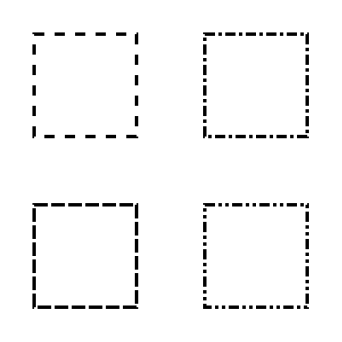

Write Python code to recreate this figure.
#!/usr/bin/env python3
# -*- coding: utf-8 -*-

# Copyright (c) 2014 Jérémie DECOCK (http://www.jdhp.org)

# Permission is hereby granted, free of charge, to any person obtaining a copy
# of this software and associated documentation files (the "Software"), to deal
# in the Software without restriction, including without limitation the rights
# to use, copy, modify, merge, publish, distribute, sublicense, and/or sell
# copies of the Software, and to permit persons to whom the Software is
# furnished to do so, subject to the following conditions:

# The above copyright notice and this permission notice shall be included in
# all copies or substantial portions of the Software.
 
# THE SOFTWARE IS PROVIDED "AS IS", WITHOUT WARRANTY OF ANY KIND, EXPRESS OR
# IMPLIED, INCLUDING BUT NOT LIMITED TO THE WARRANTIES OF MERCHANTABILITY,
# FITNESS FOR A PARTICULAR PURPOSE AND NONINFRINGEMENT. IN NO EVENT SHALL THE
# AUTHORS OR COPYRIGHT HOLDERS BE LIABLE FOR ANY CLAIM, DAMAGES OR OTHER
# LIABILITY, WHETHER IN AN ACTION OF CONTRACT, TORT OR OTHERWISE, ARISING FROM,
# OUT OF OR IN CONNECTION WITH THE SOFTWARE OR THE USE OR OTHER DEALINGS IN
# THE SOFTWARE.


# SEE:
# - http://cairographics.org/samples/
# - http://cairographics.org/documentation/pycairo/3/reference/index.html
# - http://cairographics.org/pycairo/tutorial/
# - http://www.tortall.net/mu/wiki/CairoTutorial

import cairo
import math

WIDTH, HEIGHT = 256, 256

def main():
    """Main function"""

    # Image surfaces provide the ability to render to memory buffers either
    # allocated by cairo or by the calling code.
    # List of supported surfaces: http://www.cairographics.org/manual/cairo-surfaces.html
    surface = cairo.SVGSurface("dash.svg", WIDTH, HEIGHT)

    # cairo.Context is the object that you send your drawing commands to.
    context = cairo.Context(surface)

    # Normalizing the canvas ([0,1],[0,1]) -> ([0,WIDTH],[0,HEIGHT])
    context.scale(WIDTH, HEIGHT)

    ### DRAW ###
     
    # context.set_source_rgb(0., 0., 0.)
    # context.set_source_rgba(0., 0., 0., 1.)
    #   Sets the source pattern within context to an opaque color. This opaque color
    #   will then be used for any subsequent drawing operation until a new source
    #   pattern is set.
    #   The color components are floating point numbers in the range 0 to 1. If
    #   the values passed in are outside that range, they will be clamped.
    #   The default source pattern is opaque black, (that is, it is equivalent to
    #   cairo_set_source_rgb(context, 0.0, 0.0, 0.0)).
    #   Using set_source_rgb(r, g, b) is equivalent to using
    #   set_source_rgba(r, g, b, 1.0), and it sets your source color to use
    #   full opacity. 
    #
    # context.stroke()
    #   The stroke() operation takes a virtual pen along the current path
    #   according to the current line width, line join, line cap, and dash
    #   settings. After cairo_stroke(), the current path will be cleared from
    #   the cairo context.
    #   See http://www.cairographics.org/manual/cairo-cairo-t.html#cairo-stroke
    #
    # context.fill()
    #   A drawing operator that fills the current path according to the current
    #   fill rule, (each sub-path is implicitly closed before being filled).
    #   After cairo_fill(), the current path will be cleared from the cairo
    #   context.
    #   See http://www.cairographics.org/manual/cairo-cairo-t.html#cairo-fill
    #
    # context.set_dash()
    #   Sets the dash pattern to be used by stroke(). A dash pattern is
    #   specified by dashes - a sequence of positive values. Each value
    #   provides the length of alternate “on” and “off” portions of the stroke.
    #   The offset specifies an offset into the pattern at which the stroke
    #   begins.
    #   Each “on” segment will have caps applied as if the segment were a
    #   separate sub-path. In particular, it is valid to use an “on” length of
    #   0.0 with cairo.LINE_CAP_ROUND or cairo.LINE_CAP_SQUARE in order to
    #   distributed dots or squares along a path.
    #   Note: The length values are in user-space units as evaluated at the
    #   time of stroking. This is not necessarily the same as the user space at
    #   the time of set_dash().
    #   If the number of dashes is 0 dashing is disabled.
    #   If the number of dashes is 1 a symmetric pattern is assumed with
    #   alternating on and off portions of the size specified by the single
    #   value in dashes.

    context.set_line_width(0.01)

    context.set_source_rgb(1, 1, 1)
    context.rectangle(0, 0, 1, 1)
    context.fill()

    # STROKE

    context.set_source_rgb(0, 0, 0)

    context.set_dash((0.03,)) # ink and skip
    context.rectangle(0.1, 0.1, 0.3, 0.3)
    context.stroke()

    context.set_dash((0.04,  # ink
                      0.01)) # skip
    context.rectangle(0.1, 0.6, 0.3, 0.3)
    context.stroke()

    context.set_dash((0.03,  # ink
                      0.01,  # skip
                      0.01,  # ink
                      0.01)) # skip
    context.rectangle(0.6, 0.1, 0.3, 0.3)
    context.stroke()

    context.set_dash((0.03,  # ink
                      0.01,  # skip
                      0.01,  # ink
                      0.01,  # skip
                      0.01,  # ink
                      0.01)) # skip
    context.rectangle(0.6, 0.6, 0.3, 0.3)
    context.stroke()

    ### WRITE THE SVG FILE ###

    surface.finish()

if __name__ == '__main__':
    main()
